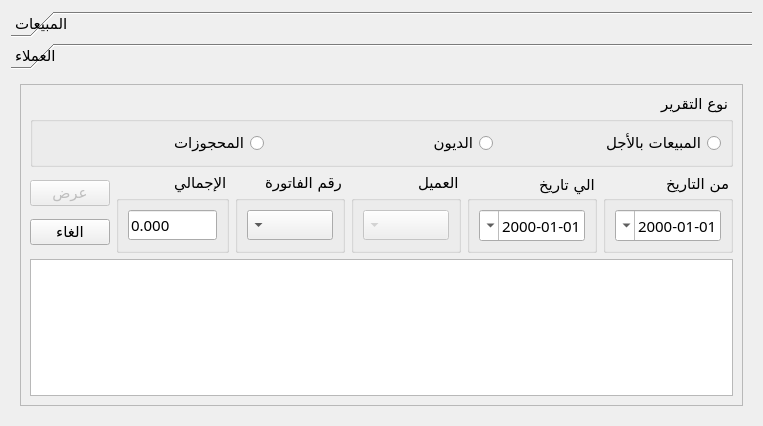
<?xml version="1.0" encoding="UTF-8"?>
<ui version="4.0">
 <class>ReportsDialog</class>
 <widget class="QDialog" name="ReportsDialog">
  <property name="geometry">
   <rect>
    <x>0</x>
    <y>0</y>
    <width>763</width>
    <height>426</height>
   </rect>
  </property>
  <property name="font">
   <font>
    <family>justagain DIN</family>
    <pointsize>11</pointsize>
   </font>
  </property>
  <property name="windowTitle">
   <string>التقارير</string>
  </property>
  <property name="layoutDirection">
   <enum>Qt::RightToLeft</enum>
  </property>
  <layout class="QGridLayout" name="gridLayout_3">
   <item row="0" column="0">
    <widget class="QToolBox" name="toolBox">
     <property name="currentIndex">
      <number>1</number>
     </property>
     <widget class="QWidget" name="page">
      <property name="geometry">
       <rect>
        <x>0</x>
        <y>0</y>
        <width>815</width>
        <height>336</height>
       </rect>
      </property>
      <attribute name="label">
       <string>المبيعات</string>
      </attribute>
      <layout class="QGridLayout" name="gridLayout_5">
       <item row="0" column="0">
        <widget class="QFrame" name="frame">
         <property name="frameShape">
          <enum>QFrame::StyledPanel</enum>
         </property>
         <property name="frameShadow">
          <enum>QFrame::Raised</enum>
         </property>
         <layout class="QGridLayout" name="gridLayout">
          <item row="2" column="0">
           <widget class="QTableView" name="tableView"/>
          </item>
          <item row="0" column="0">
           <widget class="QGroupBox" name="groupBox">
            <property name="title">
             <string>نوع التقرير</string>
            </property>
            <layout class="QHBoxLayout" name="horizontalLayout">
             <item>
              <widget class="QRadioButton" name="cash_sell_type">
               <property name="text">
                <string>البيع نقدا</string>
               </property>
              </widget>
             </item>
             <item>
              <widget class="QRadioButton" name="later_sell_type">
               <property name="text">
                <string>البيع بالأجل</string>
               </property>
              </widget>
             </item>
             <item>
              <widget class="QRadioButton" name="refund_cash_sell_type">
               <property name="text">
                <string>مرودادت نقدا</string>
               </property>
              </widget>
             </item>
             <item>
              <widget class="QRadioButton" name="refund_later_sell_type">
               <property name="text">
                <string>مردودات بالأجل</string>
               </property>
              </widget>
             </item>
             <item>
              <widget class="QRadioButton" name="consumer_items">
               <property name="enabled">
                <bool>true</bool>
               </property>
               <property name="text">
                <string>مستهلك</string>
               </property>
              </widget>
             </item>
             <item>
              <widget class="QRadioButton" name="retention_items">
               <property name="enabled">
                <bool>true</bool>
               </property>
               <property name="text">
                <string>حجز</string>
               </property>
              </widget>
             </item>
             <item>
              <widget class="QRadioButton" name="unretention_items">
               <property name="enabled">
                <bool>true</bool>
               </property>
               <property name="text">
                <string>الغاء حجز</string>
               </property>
              </widget>
             </item>
            </layout>
           </widget>
          </item>
          <item row="1" column="0">
           <layout class="QHBoxLayout" name="horizontalLayout_3">
            <item>
             <layout class="QHBoxLayout" name="horizontalLayout_2">
              <item>
               <widget class="QGroupBox" name="groupBox_6">
                <property name="title">
                 <string>من التاريخ</string>
                </property>
                <property name="alignment">
                 <set>Qt::AlignLeading|Qt::AlignLeft|Qt::AlignVCenter</set>
                </property>
                <layout class="QGridLayout" name="gridLayout_6">
                 <item row="0" column="0">
                  <widget class="QDateTimeEdit" name="fromdate">
                   <property name="displayFormat">
                    <string>yyyy-MM-dd</string>
                   </property>
                   <property name="calendarPopup">
                    <bool>true</bool>
                   </property>
                   <property name="timeSpec">
                    <enum>Qt::LocalTime</enum>
                   </property>
                  </widget>
                 </item>
                </layout>
               </widget>
              </item>
              <item>
               <widget class="QGroupBox" name="groupBox_7">
                <property name="title">
                 <string>الي تاريخ</string>
                </property>
                <property name="alignment">
                 <set>Qt::AlignLeading|Qt::AlignLeft|Qt::AlignVCenter</set>
                </property>
                <layout class="QGridLayout" name="gridLayout_7">
                 <item row="0" column="0">
                  <widget class="QDateTimeEdit" name="todate">
                   <property name="enabled">
                    <bool>true</bool>
                   </property>
                   <property name="displayFormat">
                    <string>yyyy-MM-dd</string>
                   </property>
                   <property name="calendarPopup">
                    <bool>true</bool>
                   </property>
                  </widget>
                 </item>
                </layout>
               </widget>
              </item>
              <item>
               <widget class="QGroupBox" name="groupBox_2">
                <property name="title">
                 <string>الموظف</string>
                </property>
                <layout class="QGridLayout" name="gridLayout_2">
                 <item row="0" column="0">
                  <widget class="QComboBox" name="user">
                   <property name="styleSheet">
                    <string notr="true">combobox-popup: 0;</string>
                   </property>
                  </widget>
                 </item>
                </layout>
               </widget>
              </item>
              <item>
               <widget class="QGroupBox" name="groupBox_3">
                <property name="title">
                 <string>الإجمالي</string>
                </property>
                <layout class="QGridLayout" name="gridLayout_4">
                 <item row="0" column="0">
                  <widget class="QLineEdit" name="total">
                   <property name="text">
                    <string>0.000</string>
                   </property>
                   <property name="readOnly">
                    <bool>true</bool>
                   </property>
                  </widget>
                 </item>
                </layout>
               </widget>
              </item>
             </layout>
            </item>
            <item>
             <layout class="QVBoxLayout" name="verticalLayout">
              <item>
               <widget class="QPushButton" name="pushButton">
                <property name="enabled">
                 <bool>false</bool>
                </property>
                <property name="text">
                 <string>عرض</string>
                </property>
               </widget>
              </item>
              <item>
               <widget class="QPushButton" name="pushButton_2">
                <property name="text">
                 <string>الغاء</string>
                </property>
               </widget>
              </item>
             </layout>
            </item>
           </layout>
          </item>
         </layout>
        </widget>
       </item>
      </layout>
     </widget>
     <widget class="QWidget" name="page_2">
      <property name="geometry">
       <rect>
        <x>0</x>
        <y>0</y>
        <width>745</width>
        <height>336</height>
       </rect>
      </property>
      <attribute name="label">
       <string>العملاء</string>
      </attribute>
      <layout class="QGridLayout" name="gridLayout_13">
       <item row="0" column="0">
        <widget class="QFrame" name="frame_2">
         <property name="frameShape">
          <enum>QFrame::StyledPanel</enum>
         </property>
         <property name="frameShadow">
          <enum>QFrame::Raised</enum>
         </property>
         <layout class="QGridLayout" name="gridLayout_8">
          <item row="2" column="0">
           <widget class="QTableView" name="tableView_2"/>
          </item>
          <item row="0" column="0">
           <widget class="QGroupBox" name="groupBox_4">
            <property name="title">
             <string>نوع التقرير</string>
            </property>
            <layout class="QHBoxLayout" name="horizontalLayout_4">
             <item>
              <widget class="QRadioButton" name="client_later_sell_type">
               <property name="text">
                <string>المبيعات بالأجل</string>
               </property>
              </widget>
             </item>
             <item>
              <widget class="QRadioButton" name="client_debt">
               <property name="text">
                <string>الديون</string>
               </property>
              </widget>
             </item>
             <item>
              <widget class="QRadioButton" name="client_retention">
               <property name="enabled">
                <bool>true</bool>
               </property>
               <property name="text">
                <string>المحجوزات</string>
               </property>
              </widget>
             </item>
            </layout>
           </widget>
          </item>
          <item row="1" column="0">
           <layout class="QHBoxLayout" name="horizontalLayout_5">
            <item>
             <layout class="QHBoxLayout" name="horizontalLayout_6">
              <item>
               <widget class="QGroupBox" name="groupBox_8">
                <property name="title">
                 <string>من التاريخ</string>
                </property>
                <property name="alignment">
                 <set>Qt::AlignLeading|Qt::AlignLeft|Qt::AlignVCenter</set>
                </property>
                <layout class="QGridLayout" name="gridLayout_9">
                 <item row="0" column="0">
                  <widget class="QDateTimeEdit" name="fromdate_2">
                   <property name="displayFormat">
                    <string>yyyy-MM-dd</string>
                   </property>
                   <property name="calendarPopup">
                    <bool>true</bool>
                   </property>
                   <property name="timeSpec">
                    <enum>Qt::LocalTime</enum>
                   </property>
                  </widget>
                 </item>
                </layout>
               </widget>
              </item>
              <item>
               <widget class="QGroupBox" name="groupBox_9">
                <property name="title">
                 <string>الي تاريخ</string>
                </property>
                <property name="alignment">
                 <set>Qt::AlignLeading|Qt::AlignLeft|Qt::AlignVCenter</set>
                </property>
                <layout class="QGridLayout" name="gridLayout_10">
                 <item row="0" column="0">
                  <widget class="QDateTimeEdit" name="todate_2">
                   <property name="enabled">
                    <bool>true</bool>
                   </property>
                   <property name="displayFormat">
                    <string>yyyy-MM-dd</string>
                   </property>
                   <property name="calendarPopup">
                    <bool>true</bool>
                   </property>
                  </widget>
                 </item>
                </layout>
               </widget>
              </item>
              <item>
               <widget class="QGroupBox" name="groupBox_12">
                <property name="title">
                 <string>العميل</string>
                </property>
                <layout class="QGridLayout" name="gridLayout_15">
                 <item row="0" column="0">
                  <widget class="QComboBox" name="client_name">
                   <property name="enabled">
                    <bool>false</bool>
                   </property>
                   <property name="styleSheet">
                    <string notr="true">combobox-popup: 0;</string>
                   </property>
                  </widget>
                 </item>
                </layout>
               </widget>
              </item>
              <item>
               <widget class="QGroupBox" name="groupBox_11">
                <property name="title">
                 <string>رقم الفاتورة</string>
                </property>
                <layout class="QGridLayout" name="gridLayout_14">
                 <item row="0" column="0">
                  <widget class="QComboBox" name="bill_num">
                   <property name="styleSheet">
                    <string notr="true">combobox-popup: 0;</string>
                   </property>
                  </widget>
                 </item>
                </layout>
               </widget>
              </item>
              <item>
               <widget class="QGroupBox" name="groupBox_10">
                <property name="title">
                 <string>الإجمالي</string>
                </property>
                <layout class="QGridLayout" name="gridLayout_12">
                 <item row="0" column="0">
                  <widget class="QLineEdit" name="total_2">
                   <property name="text">
                    <string>0.000</string>
                   </property>
                   <property name="readOnly">
                    <bool>true</bool>
                   </property>
                  </widget>
                 </item>
                </layout>
               </widget>
              </item>
             </layout>
            </item>
            <item>
             <layout class="QVBoxLayout" name="verticalLayout_2">
              <item>
               <widget class="QPushButton" name="pushButton_3">
                <property name="enabled">
                 <bool>false</bool>
                </property>
                <property name="text">
                 <string>عرض</string>
                </property>
               </widget>
              </item>
              <item>
               <widget class="QPushButton" name="pushButton_4">
                <property name="text">
                 <string>الغاء</string>
                </property>
               </widget>
              </item>
             </layout>
            </item>
           </layout>
          </item>
         </layout>
        </widget>
       </item>
      </layout>
     </widget>
    </widget>
   </item>
  </layout>
 </widget>
 <resources/>
 <connections>
  <connection>
   <sender>pushButton_4</sender>
   <signal>clicked()</signal>
   <receiver>ReportsDialog</receiver>
   <slot>close()</slot>
   <hints>
    <hint type="sourcelabel">
     <x>44</x>
     <y>236</y>
    </hint>
    <hint type="destinationlabel">
     <x>4</x>
     <y>234</y>
    </hint>
   </hints>
  </connection>
 </connections>
</ui>
